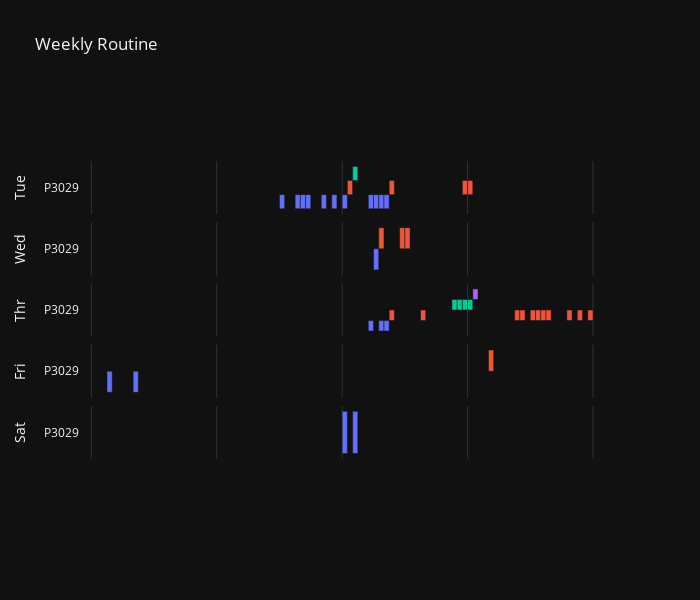

The notebook cell this image was saved under:
### Markdown cell above
### Check with weekly routine

### Code cell
import plotly.graph_objects as go
from plotly.subplots import make_subplots

weekly_fig_df = weekly_df[weekly_df['routine'] != 'INDOOR']
weekly_fig_df['start_at'] = pd.to_datetime(weekly_df['start_at'], format='%H:%M:%S')
weekly_fig_df['end_at'] = weekly_fig_df['start_at'] + pd.Timedelta(minutes=15)

fig = make_subplots(rows=7, cols=1, shared_xaxes=True, vertical_spacing=0.02)
timeline_figs = []
for i in range(7):
    timeline_figs.append(
        px.timeline(weekly_fig_df[weekly_fig_df["weekday"] == i], x_start="start_at", x_end="end_at", y="user_id", color="routine")
    )

for i in range(7):
    f = timeline_figs[i]
    show_legend = True if i == 0 else False
    for j in range(len(f.data)):
        fig.add_trace(go.Bar(f.data[j], showlegend=show_legend), row=(i + 1), col=1)

fig.update_yaxes(title="Mon", row=1, col=1)
fig.update_yaxes(title="Tue", row=2, col=1)
fig.update_yaxes(title="Wed", row=3, col=1)
fig.update_yaxes(title="Thr", row=4, col=1)
fig.update_yaxes(title="Fri", row=5, col=1)
fig.update_yaxes(title="Sat", row=6, col=1)
fig.update_yaxes(title="Sun", row=7, col=1)

fig.update_xaxes(tickformat="%H:%M")
fig.update_layout(title="Weekly Routine")

fig.update_xaxes(type="date")

fig.update_layout(width=700, height=600)

### Figure 1 — Plotly figure (JSON) as saved in the notebook; plotly's stock layout.template omitted (floating-point values rounded to 4 significant figures)
{"data": [{"alignmentgroup": "True", "base": ["1900-01-01T09:00:00", "1900-01-01T09:45:00", "1900-01-01T10:00:00", "1900-01-01T10:15:00", "1900-01-01T11:00:00", "1900-01-01T11:30:00", "1900-01-01T12:00:00", "1900-01-01T13:15:00", "1900-01-01T13:30:00", "1900-01-01T13:45:00", "1900-01-01T14:00:00"], "hovertemplate": "routine=CLASS<br>start_at=%{base}<br>end_at=%{x}<br>user_id=%{y}<extra></extra>", "legendgroup": "CLASS", "marker": {"color": "#636efa", "pattern": {"shape": ""}}, "name": "CLASS", "offsetgroup": "CLASS", "orientation": "h", "showlegend": false, "textposition": "auto", "x": [900000.0, 900000.0, 900000.0, 900000.0, 900000.0, 900000.0, 900000.0, 900000.0, 900000.0, 900000.0, 900000.0], "xaxis": "x2", "y": ["P3029", "P3029", "P3029", "P3029", "P3029", "P3029", "P3029", "P3029", "P3029", "P3029", "P3029"], "yaxis": "y2", "type": "bar"}, {"alignmentgroup": "True", "base": ["1900-01-01T12:15:00", "1900-01-01T14:15:00", "1900-01-01T17:45:00", "1900-01-01T18:00:00"], "hovertemplate": "routine=MEAL<br>start_at=%{base}<br>end_at=%{x}<br>user_id=%{y}<extra></extra>", "legendgroup": "MEAL", "marker": {"color": "#EF553B", "pattern": {"shape": ""}}, "name": "MEAL", "offsetgroup": "MEAL", "orientation": "h", "showlegend": false, "textposition": "auto", "x": [900000.0, 900000.0, 900000.0, 900000.0], "xaxis": "x2", "y": ["P3029", "P3029", "P3029", "P3029"], "yaxis": "y2", "type": "bar"}, {"alignmentgroup": "True", "base": ["1900-01-01T12:30:00"], "hovertemplate": "routine=STUDY<br>start_at=%{base}<br>end_at=%{x}<br>user_id=%{y}<extra></extra>", "legendgroup": "STUDY", "marker": {"color": "#00cc96", "pattern": {"shape": ""}}, "name": "STUDY", "offsetgroup": "STUDY", "orientation": "h", "showlegend": false, "textposition": "auto", "x": [900000.0], "xaxis": "x2", "y": ["P3029"], "yaxis": "y2", "type": "bar"}, {"alignmentgroup": "True", "base": ["1900-01-01T13:30:00"], "hovertemplate": "routine=MEAL<br>start_at=%{base}<br>end_at=%{x}<br>user_id=%{y}<extra></extra>", "legendgroup": "MEAL", "marker": {"color": "#636efa", "pattern": {"shape": ""}}, "name": "MEAL", "offsetgroup": "MEAL", "orientation": "h", "showlegend": false, "textposition": "auto", "x": [900000.0], "xaxis": "x3", "y": ["P3029"], "yaxis": "y3", "type": "bar"}, {"alignmentgroup": "True", "base": ["1900-01-01T13:45:00", "1900-01-01T14:45:00", "1900-01-01T15:00:00"], "hovertemplate": "routine=CLASS<br>start_at=%{base}<br>end_at=%{x}<br>user_id=%{y}<extra></extra>", "legendgroup": "CLASS", "marker": {"color": "#EF553B", "pattern": {"shape": ""}}, "name": "CLASS", "offsetgroup": "CLASS", "orientation": "h", "showlegend": false, "textposition": "auto", "x": [900000.0, 900000.0, 900000.0], "xaxis": "x3", "y": ["P3029", "P3029", "P3029"], "yaxis": "y3", "type": "bar"}, {"alignmentgroup": "True", "base": ["1900-01-01T13:15:00", "1900-01-01T13:45:00", "1900-01-01T14:00:00"], "hovertemplate": "routine=CLASS<br>start_at=%{base}<br>end_at=%{x}<br>user_id=%{y}<extra></extra>", "legendgroup": "CLASS", "marker": {"color": "#636efa", "pattern": {"shape": ""}}, "name": "CLASS", "offsetgroup": "CLASS", "orientation": "h", "showlegend": false, "textposition": "auto", "x": [900000.0, 900000.0, 900000.0], "xaxis": "x4", "y": ["P3029", "P3029", "P3029"], "yaxis": "y4", "type": "bar"}, {"alignmentgroup": "True", "base": ["1900-01-01T14:15:00", "1900-01-01T15:45:00", "1900-01-01T20:15:00", "1900-01-01T20:30:00", "1900-01-01T21:00:00", "1900-01-01T21:15:00", "1900-01-01T21:30:00", "1900-01-01T21:45:00", "1900-01-01T22:45:00", "1900-01-01T23:15:00", "1900-01-01T23:45:00"], "hovertemplate": "routine=STUDY<br>start_at=%{base}<br>end_at=%{x}<br>user_id=%{y}<extra></extra>", "legendgroup": "STUDY", "marker": {"color": "#EF553B", "pattern": {"shape": ""}}, "name": "STUDY", "offsetgroup": "STUDY", "orientation": "h", "showlegend": false, "textposition": "auto", "x": [900000.0, 900000.0, 900000.0, 900000.0, 900000.0, 900000.0, 900000.0, 900000.0, 900000.0, 900000.0, 900000.0], "xaxis": "x4", "y": ["P3029", "P3029", "P3029", "P3029", "P3029", "P3029", "P3029", "P3029", "P3029", "P3029", "P3029"], "yaxis": "y4", "type": "bar"}, {"alignmentgroup": "True", "base": ["1900-01-01T17:15:00", "1900-01-01T17:30:00", "1900-01-01T17:45:00", "1900-01-01T18:00:00"], "hovertemplate": "routine=EXERCISE<br>start_at=%{base}<br>end_at=%{x}<br>user_id=%{y}<extra></extra>", "legendgroup": "EXERCISE", "marker": {"color": "#00cc96", "pattern": {"shape": ""}}, "name": "EXERCISE", "offsetgroup": "EXERCISE", "orientation": "h", "showlegend": false, "textposition": "auto", "x": [900000.0, 900000.0, 900000.0, 900000.0], "xaxis": "x4", "y": ["P3029", "P3029", "P3029", "P3029"], "yaxis": "y4", "type": "bar"}, {"alignmentgroup": "True", "base": ["1900-01-01T18:15:00"], "hovertemplate": "routine=MEAL<br>start_at=%{base}<br>end_at=%{x}<br>user_id=%{y}<extra></extra>", "legendgroup": "MEAL", "marker": {"color": "#ab63fa", "pattern": {"shape": ""}}, "name": "MEAL", "offsetgroup": "MEAL", "orientation": "h", "showlegend": false, "textposition": "auto", "x": [900000.0], "xaxis": "x4", "y": ["P3029"], "yaxis": "y4", "type": "bar"}, {"alignmentgroup": "True", "base": ["1900-01-01T00:45:00", "1900-01-01T02:00:00"], "hovertemplate": "routine=STUDY<br>start_at=%{base}<br>end_at=%{x}<br>user_id=%{y}<extra></extra>", "legendgroup": "STUDY", "marker": {"color": "#636efa", "pattern": {"shape": ""}}, "name": "STUDY", "offsetgroup": "STUDY", "orientation": "h", "showlegend": false, "textposition": "auto", "x": [900000.0, 900000.0], "xaxis": "x5", "y": ["P3029", "P3029"], "yaxis": "y5", "type": "bar"}, {"alignmentgroup": "True", "base": ["1900-01-01T19:00:00"], "hovertemplate": "routine=MEAL<br>start_at=%{base}<br>end_at=%{x}<br>user_id=%{y}<extra></extra>", "legendgroup": "MEAL", "marker": {"color": "#EF553B", "pattern": {"shape": ""}}, "name": "MEAL", "offsetgroup": "MEAL", "orientation": "h", "showlegend": false, "textposition": "auto", "x": [900000.0], "xaxis": "x5", "y": ["P3029"], "yaxis": "y5", "type": "bar"}, {"alignmentgroup": "True", "base": ["1900-01-01T12:00:00", "1900-01-01T12:30:00"], "hovertemplate": "routine=MEAL<br>start_at=%{base}<br>end_at=%{x}<br>user_id=%{y}<extra></extra>", "legendgroup": "MEAL", "marker": {"color": "#636efa", "pattern": {"shape": ""}}, "name": "MEAL", "offsetgroup": "MEAL", "orientation": "h", "showlegend": false, "textposition": "auto", "x": [900000.0, 900000.0], "xaxis": "x6", "y": ["P3029", "P3029"], "yaxis": "y6", "type": "bar"}], "layout": {"xaxis": {"anchor": "y", "domain": [0.0, 1.0], "matches": "x7", "showticklabels": false, "tickformat": "%H:%M", "type": "date"}, "yaxis": {"anchor": "x", "domain": [0.8743, 1.0], "title": {"text": "Mon"}}, "xaxis2": {"anchor": "y2", "domain": [0.0, 1.0], "matches": "x7", "showticklabels": false, "tickformat": "%H:%M", "type": "date"}, "yaxis2": {"anchor": "x2", "domain": [0.7286, 0.8543], "title": {"text": "Tue"}}, "xaxis3": {"anchor": "y3", "domain": [0.0, 1.0], "matches": "x7", "showticklabels": false, "tickformat": "%H:%M", "type": "date"}, "yaxis3": {"anchor": "x3", "domain": [0.5829, 0.7086], "title": {"text": "Wed"}}, "xaxis4": {"anchor": "y4", "domain": [0.0, 1.0], "matches": "x7", "showticklabels": false, "tickformat": "%H:%M", "type": "date"}, "yaxis4": {"anchor": "x4", "domain": [0.4371, 0.5629], "title": {"text": "Thr"}}, "xaxis5": {"anchor": "y5", "domain": [0.0, 1.0], "matches": "x7", "showticklabels": false, "tickformat": "%H:%M", "type": "date"}, "yaxis5": {"anchor": "x5", "domain": [0.2914, 0.4171], "title": {"text": "Fri"}}, "xaxis6": {"anchor": "y6", "domain": [0.0, 1.0], "matches": "x7", "showticklabels": false, "tickformat": "%H:%M", "type": "date"}, "yaxis6": {"anchor": "x6", "domain": [0.1457, 0.2714], "title": {"text": "Sat"}}, "xaxis7": {"anchor": "y7", "domain": [0.0, 1.0], "tickformat": "%H:%M", "type": "date"}, "yaxis7": {"anchor": "x7", "domain": [0.0, 0.1257], "title": {"text": "Sun"}}, "title": {"text": "Weekly Routine"}, "width": 700, "height": 600}}
